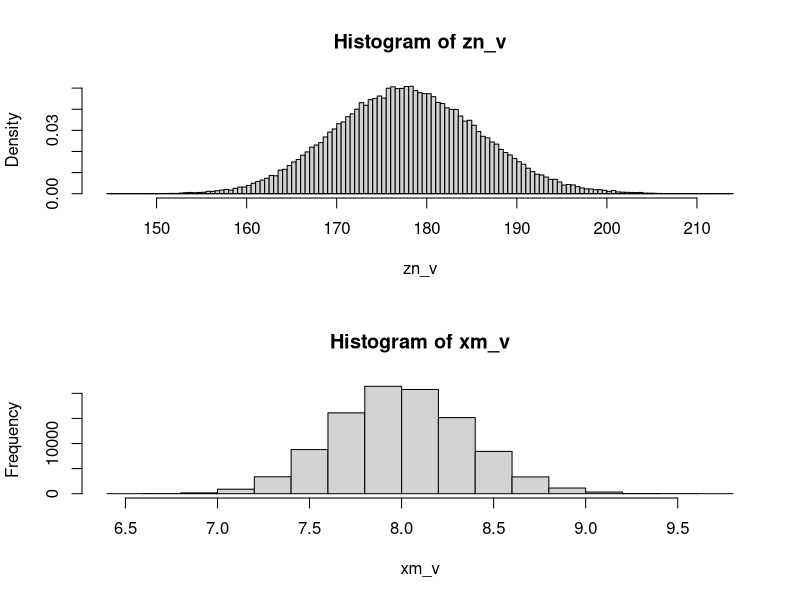

Here is the R script that generated this plot:
#Simulación del teorema del límite central
#con valores que tienen una distribución exponencial con paremetro en theta
theta=8
n=500
M=1e5
#vectores sin elementos
xm_v=rep(NA,M)
zn_v=rep(NA,M)
for(i in 1:M)
{xv=rexp(n,1/theta)
xm_v[i]=mean(xv)
zn_v[i]=sqrt(n)*mean(xv)-theta/theta
}
par(mfrow=c(2,1))
hist(zn_v,prob=TRUE,breaks=100)
curve(dnorm(x),add=TRUE)
hist(xm_v)

#P(7.4<Xm<9.1) Estandarizacion de los valores
b=9.1
a=7.4
zb=(b-theta)*sqrt(n)/theta
zb
za=(a-theta)*sqrt(n)/theta
za
mean(a<xm_v&xm_v<b)
mean(za<zn_v&zn_v<zb)
#Probabilidad con la normla estandar
pnorm(zb)-pnorm(za)